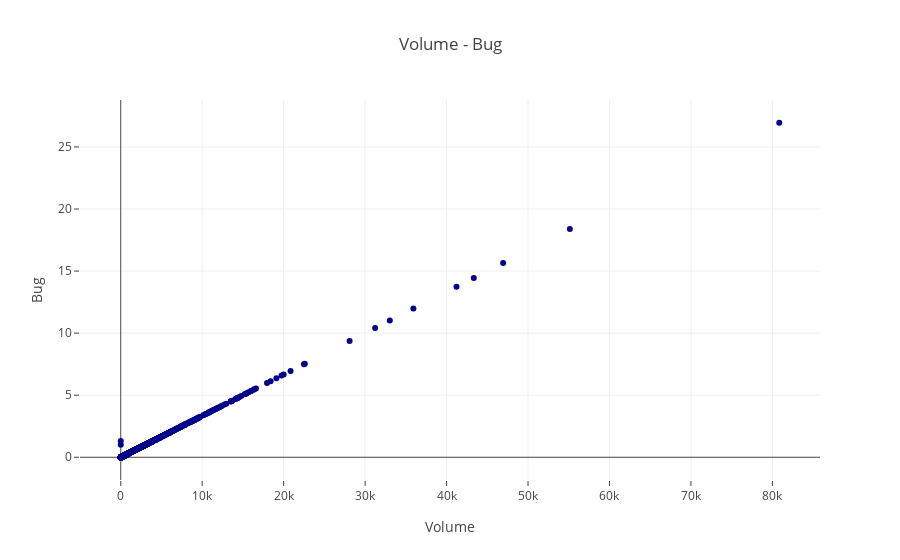

The notebook cell this image was saved under:
### Markdown cell above
> * **Scatter Plot **

### Code cell
trace = go.Scatter(
    x = data.v,
    y = data.b,
    mode = "markers",
    name = "Volume - Bug",
    marker = dict(color = 'darkblue'),
    text = "Bug (b)")

scatter_data = [trace]
scatter_layout = dict(title = 'Volume - Bug',
              xaxis = dict(title = 'Volume', ticklen = 5),
              yaxis = dict(title = 'Bug' , ticklen = 5),
             )
fig = dict(data = scatter_data, layout = scatter_layout)
iplot(fig)

#two attributes with high correlation v-b > just about 1

### Figure 1 — Plotly figure (JSON) as saved in the notebook; plotly's stock layout.template omitted (floating-point values rounded to 4 significant figures; data arrays with more than 128 entries replaced by an {"elided": "..."} marker saying what was removed)
{"data": [{"marker": {"color": "darkblue"}, "mode": "markers", "name": "Volume - Bug", "text": "Bug (b)", "type": "scatter", "uid": "4e249cbc-127b-4443-89c4-290ab56fb357", "x": {"elided": "10885 float values"}, "y": {"elided": "10885 float values"}}], "layout": {"title": "Volume - Bug", "xaxis": {"ticklen": 5, "title": "Volume"}, "yaxis": {"ticklen": 5, "title": "Bug"}}}
